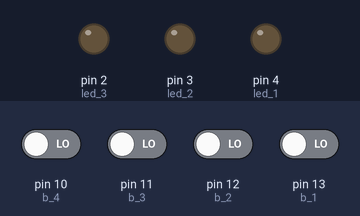
The sketch below on a simulated Arduino Uno, built with avr-gcc and run on an emulated ATmega328P. Shown: output pins drawn as LEDs (lit = HIGH). Dashed ring = blinking. The inputs (shaded band) are chosen by the test bench; at power-on: pin 10 (b_4), pin 11 (b_3), pin 12 (b_2), pin 13 (b_1) LOW.

Above: at 1.2 s.
1.3 s: pin 10 (b_4) driven HIGH
At 1.4 s:
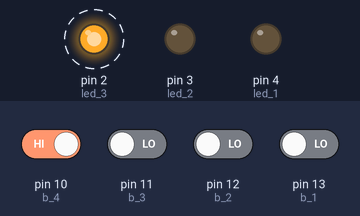
4.3 s: pin 10 (b_4) driven LOW
At 5.4 s:
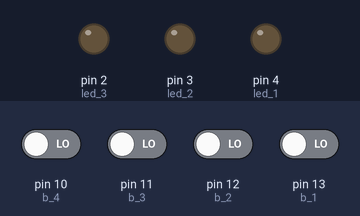
5.8 s: pin 12 (b_2) driven HIGH
At 6.6 s:
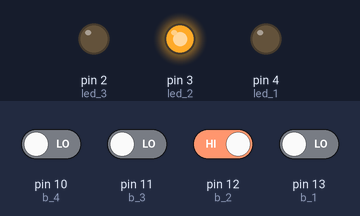
7.3 s: pin 11 (b_3) driven HIGH
At 8.0 s:
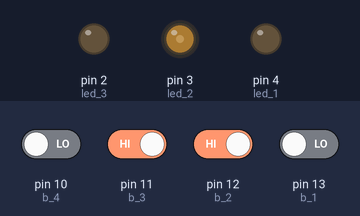
8.8 s: pin 13 (b_1) driven HIGH
At 10.0 s:
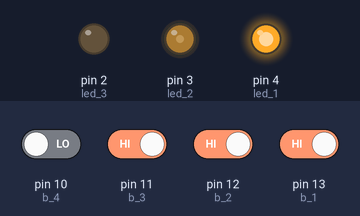
10.3 s: pin 11 (b_3) driven LOW
At 11.5 s:
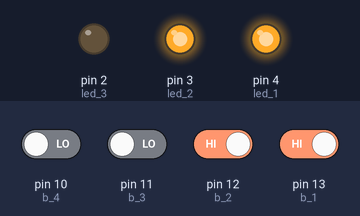
Timing chart, 0 to 12.8 s (numbered marks = the images above; inputs shaded):
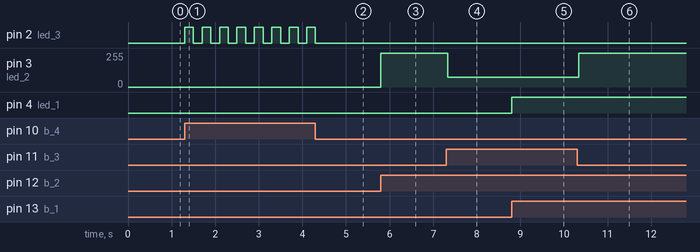

Measured:
- after the input at 1.3 s, pin 2 (led_3): alternates HIGH for 0.20 s and LOW for 0.20 s, starting at once
- after the input at 4.3 s, pin 2 (led_3): goes on until 4.3 s, then stays LOW
- after the input at 5.8 s, pin 3 (led_2): 0/255 → 255/255 at once
- after the input at 7.3 s, pin 3 (led_2): 255/255 → 74/255 at once
- after the input at 8.8 s, pin 4 (led_1): LOW → HIGH at once
- after the input at 10.3 s, pin 3 (led_2): 74/255 → 255/255 at once

The sketch:

8.ino
```cpp
#define b1 digitalRead(b_1)
#define b2 digitalRead(b_2)
#define b3 digitalRead(b_3)
#define b4 digitalRead(b_4)
#define dw digitalWrite
const int led_1 = 4, led_2 = 3, led_3 = 2, b_1 = 13, b_2 = 12, b_3 = 11, b_4 = 10;


void setup()
{
  pinMode(led_1, OUTPUT);
  pinMode(led_2, OUTPUT);
  pinMode(led_3, OUTPUT);
  pinMode(b_1, INPUT);
  pinMode(b_2, INPUT);
  pinMode(b_3, INPUT);
  pinMode(b_4, INPUT);
}

void loop()
{
  if(b1 == 1){
    dw(led_1, HIGH);
  }else{
    dw(led_1, LOW);
  }

  if(b2 == 1){
    dw(led_2, HIGH);
  }

  if(b3 == 1){
    dw(led_2, LOW);
  }

  while(b4 == 1){
    dw(led_3, HIGH);
    delay(200);
    dw(led_3, LOW);
    delay(200);
  }

}
```
